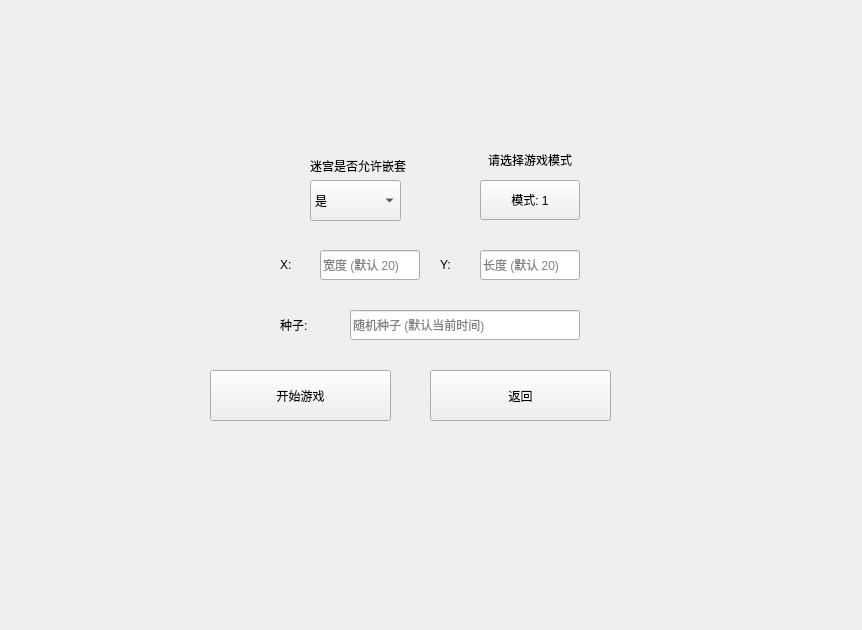
<?xml version="1.0" encoding="UTF-8"?>
<ui version="4.0">
 <class>MapGenerateOptions</class>
 <widget class="QWidget" name="MapGenerateOptions">
  <property name="geometry">
   <rect>
    <x>0</x>
    <y>0</y>
    <width>862</width>
    <height>630</height>
   </rect>
  </property>
  <property name="maximumSize">
   <size>
    <width>862</width>
    <height>630</height>
   </size>
  </property>
  <property name="windowTitle">
   <string>Map Generate Options</string>
  </property>
  <widget class="QLabel" name="modeLabel">
   <property name="geometry">
    <rect>
     <x>410</x>
     <y>150</y>
     <width>240</width>
     <height>20</height>
    </rect>
   </property>
   <property name="text">
    <string>请选择游戏模式</string>
   </property>
   <property name="alignment">
    <set>Qt::AlignmentFlag::AlignCenter</set>
   </property>
  </widget>
  <widget class="QPushButton" name="modeButton">
   <property name="geometry">
    <rect>
     <x>480</x>
     <y>180</y>
     <width>100</width>
     <height>40</height>
    </rect>
   </property>
   <property name="text">
    <string>模式: 1</string>
   </property>
  </widget>
  <widget class="QLabel" name="labelX">
   <property name="geometry">
    <rect>
     <x>280</x>
     <y>250</y>
     <width>30</width>
     <height>30</height>
    </rect>
   </property>
   <property name="text">
    <string>X:</string>
   </property>
  </widget>
  <widget class="QLineEdit" name="lineEdit">
   <property name="geometry">
    <rect>
     <x>320</x>
     <y>250</y>
     <width>100</width>
     <height>30</height>
    </rect>
   </property>
   <property name="placeholderText">
    <string>宽度 (默认 20)</string>
   </property>
  </widget>
  <widget class="QLabel" name="labelY">
   <property name="geometry">
    <rect>
     <x>440</x>
     <y>250</y>
     <width>30</width>
     <height>30</height>
    </rect>
   </property>
   <property name="text">
    <string>Y:</string>
   </property>
  </widget>
  <widget class="QLineEdit" name="lineEdit_2">
   <property name="geometry">
    <rect>
     <x>480</x>
     <y>250</y>
     <width>100</width>
     <height>30</height>
    </rect>
   </property>
   <property name="placeholderText">
    <string>长度 (默认 20)</string>
   </property>
  </widget>
  <widget class="QLabel" name="labelSeeds">
   <property name="geometry">
    <rect>
     <x>280</x>
     <y>310</y>
     <width>60</width>
     <height>30</height>
    </rect>
   </property>
   <property name="text">
    <string>种子:</string>
   </property>
  </widget>
  <widget class="QLineEdit" name="lineEdit_3">
   <property name="geometry">
    <rect>
     <x>350</x>
     <y>310</y>
     <width>230</width>
     <height>30</height>
    </rect>
   </property>
   <property name="placeholderText">
    <string>随机种子 (默认当前时间)</string>
   </property>
  </widget>
  <widget class="QPushButton" name="pushButton">
   <property name="geometry">
    <rect>
     <x>210</x>
     <y>370</y>
     <width>181</width>
     <height>51</height>
    </rect>
   </property>
   <property name="text">
    <string>开始游戏</string>
   </property>
  </widget>
  <widget class="QPushButton" name="pushButton_2">
   <property name="geometry">
    <rect>
     <x>430</x>
     <y>370</y>
     <width>181</width>
     <height>51</height>
    </rect>
   </property>
   <property name="text">
    <string>返回</string>
   </property>
  </widget>
  <widget class="QComboBox" name="Nest">
   <property name="geometry">
    <rect>
     <x>310</x>
     <y>180</y>
     <width>91</width>
     <height>41</height>
    </rect>
   </property>
   <item>
    <property name="text">
     <string>是</string>
    </property>
   </item>
   <item>
    <property name="text">
     <string>否</string>
    </property>
   </item>
  </widget>
  <widget class="QLabel" name="label">
   <property name="geometry">
    <rect>
     <x>310</x>
     <y>150</y>
     <width>141</width>
     <height>31</height>
    </rect>
   </property>
   <property name="text">
    <string>迷宫是否允许嵌套</string>
   </property>
  </widget>
 </widget>
 <resources/>
 <connections/>
</ui>
